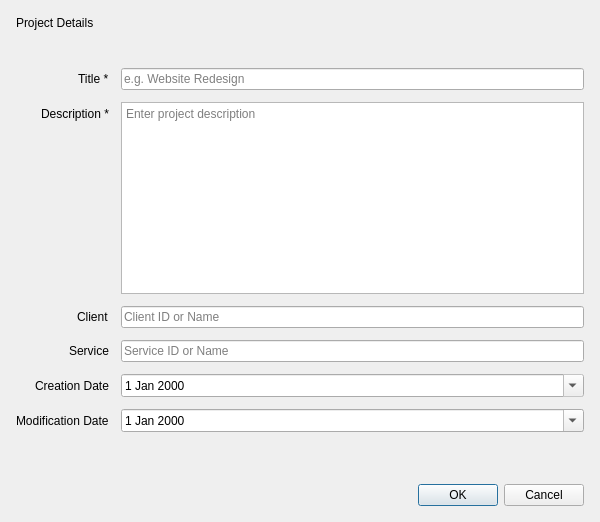
<?xml version="1.0" encoding="UTF-8"?>
<ui version="4.0">
 <class>ProjectForm</class>
 <widget class="QDialog" name="ProjectForm">
  <property name="windowTitle">
   <string>Project</string>
  </property>
  <property name="minimumSize">
   <size>
    <width>600</width>
    <height>400</height>
   </size>
  </property>
  <layout class="QVBoxLayout" name="verticalLayout">
   <property name="spacing">
    <number>12</number>
   </property>
   <property name="leftMargin">
    <number>16</number>
   </property>
   <property name="topMargin">
    <number>16</number>
   </property>
   <property name="rightMargin">
    <number>16</number>
   </property>
   <property name="bottomMargin">
    <number>16</number>
   </property>
   <item>
    <widget class="QLabel" name="titleLabel">
     <property name="text">
      <string>Project Details</string>
     </property>
    </widget>
   </item>
   <item>
    <widget class="QLabel" name="errorLabel">
     <property name="styleSheet">
      <string notr="true">QLabel { color: #c82333; }</string>
     </property>
     <property name="text">
      <string/>
     </property>
     <property name="wordWrap">
      <bool>true</bool>
     </property>
    </widget>
   </item>
   <item>
    <layout class="QFormLayout" name="formLayout">
     <property name="labelAlignment">
      <set>Qt::AlignRight|Qt::AlignTrailing|Qt::AlignVCenter</set>
     </property>
     <item row="0" column="0">
      <widget class="QLabel" name="titleFieldLabel">
       <property name="text">
        <string>Title *</string>
       </property>
      </widget>
     </item>
     <item row="0" column="1">
      <widget class="QLineEdit" name="titleLineEdit">
       <property name="placeholderText">
        <string>e.g. Website Redesign</string>
       </property>
      </widget>
     </item>
     <item row="1" column="0">
      <widget class="QLabel" name="descriptionLabel">
       <property name="text">
        <string>Description *</string>
       </property>
      </widget>
     </item>
     <item row="1" column="1">
      <widget class="QTextEdit" name="descriptionTextEdit">
       <property name="minimumHeight">
        <number>80</number>
       </property>
       <property name="placeholderText">
        <string>Enter project description</string>
       </property>
      </widget>
     </item>
     <item row="2" column="0">
      <widget class="QLabel" name="clientLabel">
       <property name="text">
        <string>Client</string>
       </property>
      </widget>
     </item>
     <item row="2" column="1">
      <widget class="QLineEdit" name="clientLineEdit">
       <property name="readOnly">
        <bool>true</bool>
       </property>
       <property name="placeholderText">
        <string>Client ID or Name</string>
       </property>
      </widget>
     </item>
     <item row="3" column="0">
      <widget class="QLabel" name="serviceLabel">
       <property name="text">
        <string>Service</string>
       </property>
      </widget>
     </item>
     <item row="3" column="1">
      <widget class="QLineEdit" name="serviceLineEdit">
       <property name="readOnly">
        <bool>true</bool>
       </property>
       <property name="placeholderText">
        <string>Service ID or Name</string>
       </property>
      </widget>
     </item>
     <item row="4" column="0">
      <widget class="QLabel" name="creationDateLabel">
       <property name="text">
        <string>Creation Date</string>
       </property>
      </widget>
     </item>
     <item row="4" column="1">
      <widget class="QDateEdit" name="creationDateEdit">
       <property name="readOnly">
        <bool>true</bool>
       </property>
       <property name="calendarPopup">
        <bool>true</bool>
       </property>
      </widget>
     </item>
     <item row="5" column="0">
      <widget class="QLabel" name="modificationDateLabel">
       <property name="text">
        <string>Modification Date</string>
       </property>
      </widget>
     </item>
     <item row="5" column="1">
      <widget class="QDateEdit" name="modificationDateEdit">
       <property name="calendarPopup">
        <bool>true</bool>
       </property>
      </widget>
     </item>
    </layout>
   </item>
   <item>
    <spacer name="verticalSpacer">
     <property name="orientation">
      <enum>Qt::Vertical</enum>
     </property>
     <property name="sizeHint" stdset="0">
      <size>
       <width>20</width>
       <height>40</height>
      </size>
     </property>
    </spacer>
   </item>
   <item>
    <widget class="QDialogButtonBox" name="buttonBox">
     <property name="orientation">
      <enum>Qt::Horizontal</enum>
     </property>
     <property name="standardButtons">
      <set>QDialogButtonBox::Cancel|QDialogButtonBox::Ok</set>
     </property>
    </widget>
   </item>
  </layout>
 </widget>
 <resources/>
 <connections>
  <connection>
   <sender>buttonBox</sender>
   <signal>accepted()</signal>
   <receiver>ProjectForm</receiver>
   <slot>accept()</slot>
   <hints>
    <hint type="sourcelabel">
     <x>300</x>
     <y>380</y>
    </hint>
    <hint type="destinationlabel">
     <x>150</x>
     <y>380</y>
    </hint>
   </hints>
  </connection>
  <connection>
   <sender>buttonBox</sender>
   <signal>rejected()</signal>
   <receiver>ProjectForm</receiver>
   <slot>reject()</slot>
   <hints>
    <hint type="sourcelabel">
     <x>350</x>
     <y>380</y>
    </hint>
    <hint type="destinationlabel">
     <x>450</x>
     <y>380</y>
    </hint>
   </hints>
  </connection>
 </connections>
</ui>
